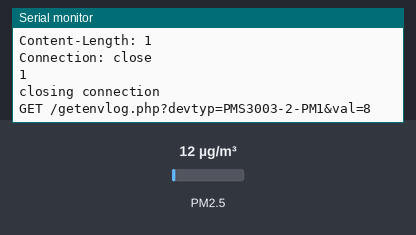
The sketch below on a simulated ESP8266 (NodeMCU). Parts: the last lines printed to the serial monitor. Inputs (shaded band) come from the test bench; at power-on: PM2.5 12 µg/m³. WiFi joins after 1.5 s; servers stay silent unless stated; uploads are accepted with an empty reply; web services answer with replies made up by the test bench.

Above: at 3.2 s.
3.3 s: PM2.5 set to 6 µg/m³
At 4.5 s:
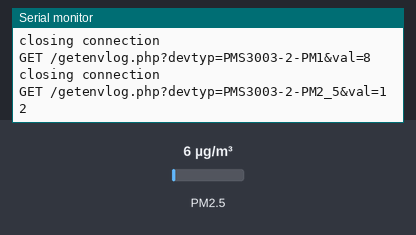
8.2 s: PM2.5 set to 75 µg/m³
At 10.06 s:
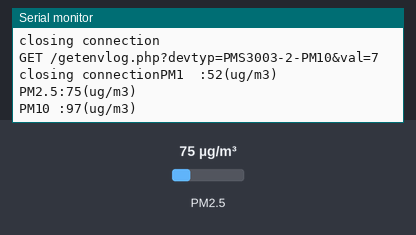
Timing chart, 0 to 11.6 s (numbered marks = the images above; inputs shaded):
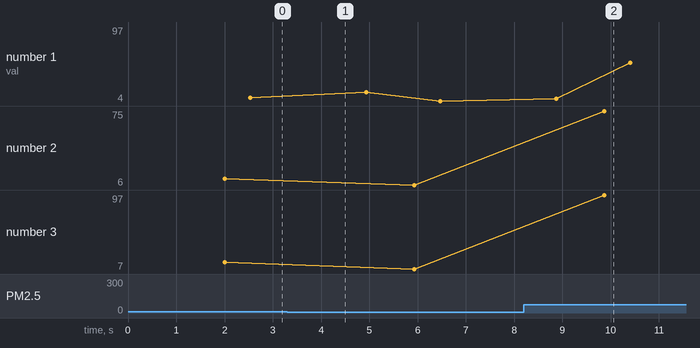

Measured:
- after the input at 8.2 s, the serial monitor: prints a new line after 1.7 s (image 2)
- plotted number 1: 8 → 4 after the input at 3.3 s, 4 → 52 after the input at 8.2 s
- plotted number 2: 12 → 6 after the input at 3.3 s, 6 → 75 after the input at 8.2 s
- plotted number 3: 15 → 7 after the input at 3.3 s, 7 → 97 after the input at 8.2 s

The sketch:

pms3003_wifi_ws_esp8266.ino
```cpp
#include "PMS.h"
#include "SoftwareSerial.h"
#include <SPI.h>
#include <string.h>
#include <ESP8266WiFi.h>
#include <ESP8266WiFiMulti.h>
#include <Base64.h>

long pmcf10=0;
long pmcf25=0;
long pmcf100=0;
long pmat10=0;
long pmat25=0;
long pmat100=0;

char buf[50];
// 初始化PMS3003
SoftwareSerial Serial2(13, 15); // RX2, TX2  ;  D7,D8
PMS pms(Serial);
PMS::DATA data;
// wifi
const char* ssid     = "OME";
const char* password = "5240";
ESP8266WiFiMulti WiFiMulti;
WiFiClient client;


//For ThingSpeak
const char* apiKey = "J86BUC";
const char* resource = "/update?api_key=";
const char* server = "api.thingspeak.com";

//一些全域變數
int iLinkNetWork=0;

void setup()
{
  iLinkNetWork = 0;
  //初始化序列阜，監控視窗用
  Serial.begin(9600);
  Serial.println(F("open COM12"));
  //初始化PMS3003與板子連線
  Serial2.begin(9600);
  //連線wifi
  WiFi.mode(WIFI_STA);
  WiFiMulti.addAP(ssid, password);
  Serial.println(F("Wait for WiFi... "));
  while (WiFiMulti.run() != WL_CONNECTED) {
    delay(1000);
  }
  Serial.println("");
  Serial.println("WiFi connected  IPaddress:");
  Serial.print(WiFi.localIP());
  iLinkNetWork = 1;
  delay(500);
}

void loop()
{
  float fPM1,fPM2_5,fPM10;
  int iCount;

  if (iLinkNetWork == 1){
    if (pms.read(data))
    {
      Serial.println("PM1  :" + String(data.PM_AE_UG_1_0) + "(ug/m3)");
      Serial.println("PM2.5:" + String(data.PM_AE_UG_2_5) + "(ug/m3)");
      Serial.println("PM10 :" + String(data.PM_AE_UG_10_0) + "(ug/m3)");
      // 寫入資料庫
      fPM1   = data.PM_AE_UG_1_0;
      fPM2_5 = data.PM_AE_UG_2_5;
      fPM10  = data.PM_AE_UG_10_0;
      //寫入Thingspeak
      wrt_to_thingspeak(fPM1,fPM2_5,fPM10);
      //寫入DB using ws
      send_data_by_php("PMS3003-2-PM1",String(data.PM_AE_UG_1_0));
      send_data_by_php("PMS3003-2-PM2_5",String(data.PM_AE_UG_2_5));
      send_data_by_php("PMS3003-2-PM10",String(data.PM_AE_UG_10_0));
    }
  }
  //delay(30000);

}
//用WS寫入MySql
void send_data_by_php(String dev_typ,String val){
  int iLnk = 0;
  String s;

  if (client.connect("duckegg.duckdns.org", 8088)) {
    iLnk = 1;
  }
  while(iLnk ==0){
    delay(500);
    Serial.print(F("\nreconnect php srv"));
    if (client.connect("duckegg.duckdns.org", 8088)) {
      iLnk = 1;
    }
  }
  s = "GET /getenvlog.php?devtyp=" + dev_typ + "&val=" + val;
  Serial.print(F("\n"));
  Serial.print(s);
  client.println(s);
  String line = client.readStringUntil('\r');
  Serial.println(line);
  Serial.print(F("\nclosing connection"));
  client.stop();
}
void SendToLine(String msg){
  String req;
  String encode;
  int    iLnk = 0;

  if (client.connect("duckegg.duckdns.org", 8088)) {
    iLnk = 1;
  }
  while(iLnk ==0){
    delay(500);
    Serial.print(F("\nreconnect php srv"));
    if (client.connect("duckegg.duckdns.org", 8088)) {
      iLnk = 1;
    }
  }
  encode = base64::encode(msg);
  // This will send the request to the server
  client.println("GET /sendtoline.php?msg=" + encode);

  String line = client.readStringUntil('\r');
  Serial.println(line);
  Serial.print(F("\nclosing connection"));
  client.stop();
}
//寫資料到Thingspeak
void wrt_to_thingspeak(float fPM1,float fPM2_5,float fPM10){
  int iLnk = 0;
  String sPM1,sPM2_5,sPM10;

  // 使用 80 Port 連線
  if (client.connect(server, 80)) {
  //  iLnk = 1;
  }
  sPM1   = String(fPM1);
  sPM2_5 = String(fPM2_5);
  sPM10  = String(fPM10);
  client.print(String("GET ") + resource + apiKey + "&field1=" + sPM1 + "&field2=" + sPM2_5 + "&field3=" + sPM10 +
               " HTTP/1.1\r\n" +
               "Host: " + server + "\r\n" +
               "Connection: close\r\n\r\n");

  int timeout = 5 * 10; // 5 seconds
  while(!client.available() && (timeout-- > 0)){
    delay(1000);
  }

  if(!client.available()) {
     Serial.println(F("No response, going back to sleep"));
  }
  while(client.available()){
    Serial.write(client.read());
  }

  Serial.println(F("\nclosing connection"));
  client.stop();
}
```
